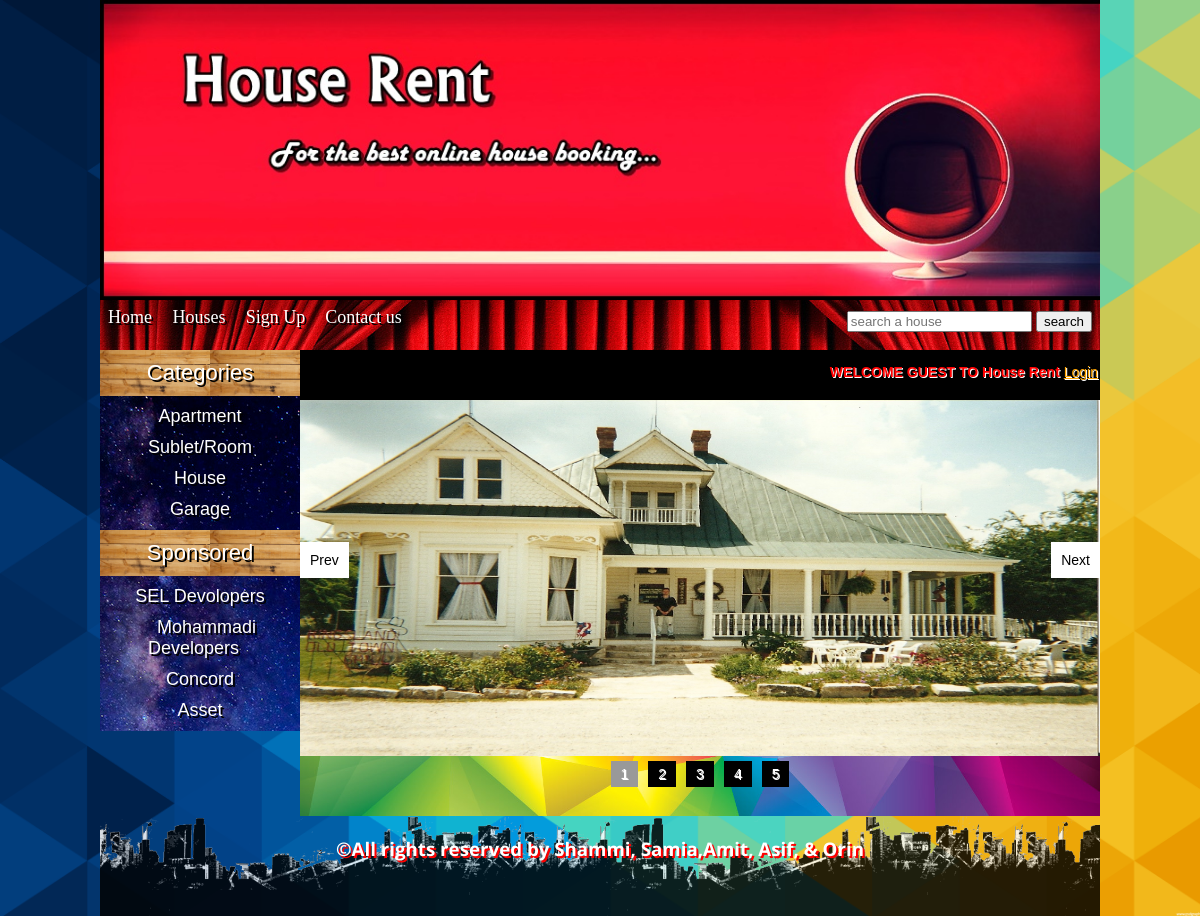
The page / on the database its author committed.
### tables this page shows
CREATE TABLE `categories` (
  `cat_id` int(100) NOT NULL,
  `cat_title` text NOT NULL
);

CREATE TABLE `brands` (
  `brand_id` int(100) NOT NULL,
  `brand_title` varchar(255) NOT NULL
);

### functions/functions.php (the view, shortened to what this page needs)
<?php
$con=mysqli_connect("localhost","root","","houserent");
function getcats()
{
	global $con;
$get_cats = "SELECT * FROM `categories` ORDER BY `cat_id` ASC ";
$run_cats = mysqli_query($con, $get_cats);
while($row_cats = mysqli_fetch_array($run_cats))
{
	$cat_id = $row_cats['cat_id'];
	$cat_title = $row_cats['cat_title'];
	echo "<li><a href='index2.php?cat=$cat_id'>$cat_title</a></li>";
}
}
function getBrands()
{
	global $con;
$get_brands = "SELECT * FROM `brands` ";
$run_brands = mysqli_query($con, $get_brands);
while($row_brands=mysqli_fetch_array($run_brands)){
	$brand_id = $row_brands['brand_id'];
	$brand_title = $row_brands['brand_title'];
	echo "<li><a href='index2.php?brand=$brand_id'>$brand_title</a></li>";
}}
?>

### styles/style.css (style rules this page uses)
html, body, div, span, applet, object, iframe, h1, h2, h3, h4, h5, h6, p, blockquote, pre, a, abbr, acronym, address, big, cite, code, del, dfn, em, img, ins, kbd, q, s, samp, small, strike, strong, sub, sup, tt, var, b, u, i, center, dl, dt, dd, ol, ul, li, fieldset, form, label, legend, table, caption, tbody, tfoot, thead, tr, th, td, article, aside, canvas, details, embed, figure, figcaption, footer, header, hgroup, menu, nav, output, ruby, section, summary, time, mark, audio, video { margin: 0; padding: 0; border: 0; vertical-align: baseline; }
body { background: url(1.png); background-size:cover; }
#cats li { list-style:none;display:block;margin:10px; }
#cats a { color:white; padding:8px; margin:5px; text-align:center; font-size:18px; font-family:Arial; text-decoration:none; text-shadow: 2px 2px #000000; }

### demo.css (style rules this page uses)
body { font-family: "Open Sans", helvetica, arial; }

### rows shown on the page
categories: cat_title "Apartment"
categories: cat_title "Sublet/Room"
categories: cat_title "House"
categories: cat_title "Garage"
brands: brand_title "SEL Devolopers"
brands: brand_title "Mohammadi Developers"
brands: brand_title "Concord"
brands: brand_title "Asset"
